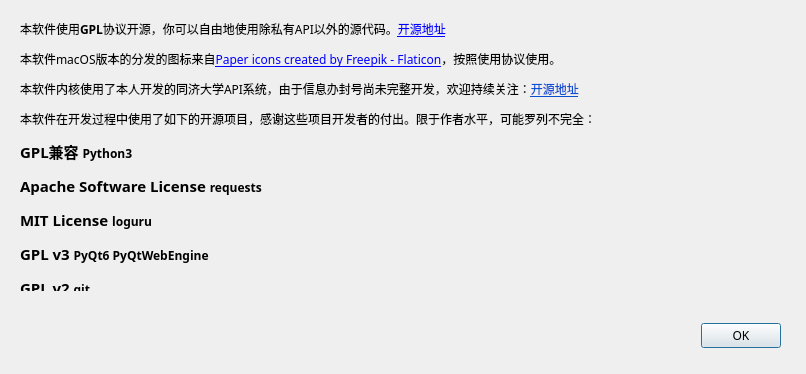
<?xml version="1.0" encoding="UTF-8"?>
<ui version="4.0">
 <class>Dialog</class>
 <widget class="QDialog" name="Dialog">
  <property name="geometry">
   <rect>
    <x>0</x>
    <y>0</y>
    <width>806</width>
    <height>374</height>
   </rect>
  </property>
  <property name="font">
   <font>
    <family>微软雅黑</family>
   </font>
  </property>
  <property name="windowTitle">
   <string>版权信息</string>
  </property>
  <widget class="QDialogButtonBox" name="buttonBox">
   <property name="geometry">
    <rect>
     <x>440</x>
     <y>320</y>
     <width>341</width>
     <height>32</height>
    </rect>
   </property>
   <property name="orientation">
    <enum>Qt::Horizontal</enum>
   </property>
   <property name="standardButtons">
    <set>QDialogButtonBox::Ok</set>
   </property>
  </widget>
  <widget class="QLabel" name="label">
   <property name="geometry">
    <rect>
     <x>20</x>
     <y>20</y>
     <width>761</width>
     <height>271</height>
    </rect>
   </property>
   <property name="text">
    <string>&lt;html&gt;&lt;head/&gt;&lt;body&gt;&lt;p&gt;&lt;span style=&quot; font-family:'SimSun'; font-size:9pt;&quot;&gt;本软件使用&lt;/span&gt;&lt;span style=&quot; font-family:'SimSun'; font-size:9pt; font-weight:600;&quot;&gt;GPL&lt;/span&gt;&lt;span style=&quot; font-family:'SimSun'; font-size:9pt;&quot;&gt;协议开源，你可以自由地使用除私有API以外的源代码。&lt;/span&gt;&lt;a href=&quot;https://github.com/Cinea4678/Tongji-AutoGetScore&quot;&gt;&lt;span style=&quot; font-family:'SimSun'; font-size:9pt; text-decoration: underline; color:#0000ff;&quot;&gt;开源地址&lt;/span&gt;&lt;/a&gt;&lt;/p&gt;&lt;p&gt;&lt;span style=&quot; font-family:'SimSun'; font-size:9pt;&quot;&gt;本软件macOS版本的分发的图标来自&lt;/span&gt;&lt;a href=&quot;https://www.flaticon.com/free-icons/paper&quot;&gt;&lt;span style=&quot; font-family:'SimSun'; font-size:9pt; text-decoration: underline; color:#0000ff;&quot;&gt;Paper icons created by Freepik - Flaticon&lt;/span&gt;&lt;/a&gt;&lt;span style=&quot; font-family:'SimSun'; font-size:9pt;&quot;&gt;，按照使用协议使用。&lt;/span&gt;&lt;/p&gt;&lt;p&gt;&lt;span style=&quot; font-family:'SimSun'; font-size:9pt;&quot;&gt;本软件内核使用了本人开发的同济大学API系统，由于信息办封号尚未完整开发，欢迎持续关注：&lt;/span&gt;&lt;a href=&quot;https://github.com/Cinea4678/Tongji-EasyAPI&quot;&gt;&lt;span style=&quot; font-size:9pt; text-decoration: underline; color:#094fd1;&quot;&gt;开源地址&lt;/span&gt;&lt;/a&gt;&lt;/p&gt;&lt;p&gt;&lt;span style=&quot; font-family:'SimSun'; font-size:9pt;&quot;&gt;本软件在开发过程中使用了如下的开源项目，感谢这些项目开发者的付出。限于作者水平，可能罗列不完全：&lt;/span&gt;&lt;/p&gt;&lt;p&gt;&lt;span style=&quot; font-family:'Source Sans Pro','Helvetica','Arial','sans-serif'; font-size:11pt; font-weight:600; color:#000000;&quot;&gt;GPL兼容 &lt;/span&gt;&lt;span style=&quot; font-family:'Source Sans Pro','Helvetica','Arial','sans-serif'; font-size:9pt; font-weight:600; color:#000000;&quot;&gt;Python3&lt;/span&gt;&lt;/p&gt;&lt;p&gt;&lt;span style=&quot; font-family:'Source Sans Pro','Helvetica','Arial','sans-serif'; font-size:11pt; font-weight:600; color:#000000;&quot;&gt;Apache Software License &lt;/span&gt;&lt;span style=&quot; font-family:'Source Sans Pro','Helvetica','Arial','sans-serif'; font-size:9pt; font-weight:600; color:#000000;&quot;&gt;requests &lt;/span&gt;&lt;/p&gt;&lt;p&gt;&lt;span style=&quot; font-family:'Source Sans Pro','Helvetica','Arial','sans-serif'; font-size:11pt; font-weight:600; color:#000000;&quot;&gt;MIT License &lt;/span&gt;&lt;span style=&quot; font-family:'Source Sans Pro','Helvetica','Arial','sans-serif'; font-size:9pt; font-weight:600; color:#000000;&quot;&gt;loguru &lt;/span&gt;&lt;/p&gt;&lt;p&gt;&lt;span style=&quot; font-family:'Source Sans Pro','Helvetica','Arial','sans-serif'; font-size:11pt; font-weight:600; color:#000000;&quot;&gt;GPL v3 &lt;/span&gt;&lt;span style=&quot; font-family:'Source Sans Pro','Helvetica','Arial','sans-serif'; font-size:9pt; font-weight:600; color:#000000;&quot;&gt;PyQt6 PyQtWebEngine&lt;/span&gt;&lt;/p&gt;&lt;p&gt;&lt;span style=&quot; font-family:'Source Sans Pro','Helvetica','Arial','sans-serif'; font-size:11pt; font-weight:600; color:#000000;&quot;&gt;GPL v2 &lt;/span&gt;&lt;span style=&quot; font-family:'Source Sans Pro','Helvetica','Arial','sans-serif'; font-size:9pt; font-weight:600; color:#000000;&quot;&gt;git&lt;/span&gt;&lt;/p&gt;&lt;/body&gt;&lt;/html&gt;</string>
   </property>
   <property name="openExternalLinks">
    <bool>true</bool>
   </property>
  </widget>
 </widget>
 <resources/>
 <connections>
  <connection>
   <sender>buttonBox</sender>
   <signal>accepted()</signal>
   <receiver>Dialog</receiver>
   <slot>accept()</slot>
   <hints>
    <hint type="sourcelabel">
     <x>248</x>
     <y>254</y>
    </hint>
    <hint type="destinationlabel">
     <x>157</x>
     <y>274</y>
    </hint>
   </hints>
  </connection>
  <connection>
   <sender>buttonBox</sender>
   <signal>rejected()</signal>
   <receiver>Dialog</receiver>
   <slot>reject()</slot>
   <hints>
    <hint type="sourcelabel">
     <x>316</x>
     <y>260</y>
    </hint>
    <hint type="destinationlabel">
     <x>286</x>
     <y>274</y>
    </hint>
   </hints>
  </connection>
 </connections>
</ui>
